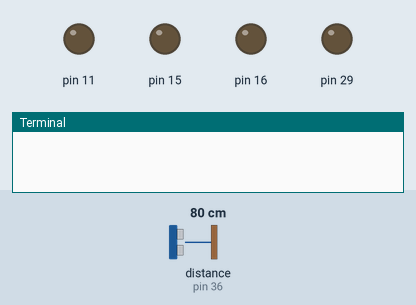
Recording of a program running on a simulated Raspberry Pi (header pin numbers). On the bench: output pins drawn as LEDs (lit = HIGH), the last lines printed to the terminal. The test bench sets the inputs (shaded band); at power-on: distance to the obstacle (sensor on pin 36) 80 cm. The echo pulse lasts 58.3 µs per cm; the clock reads 2024-03-15 10:24:30 at power-on unless the program sets it; pins used as bus, display or sensor lines are not drawn.

Above: at 0.05 s.
At 5.0 s:
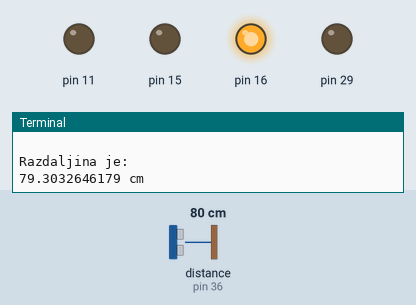
5.1 s: distance to the obstacle (sensor on pin 36) set to 2 cm
At 6.3 s:
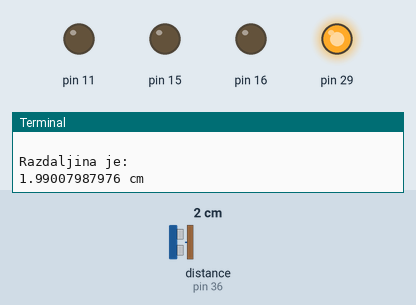
Timing chart, 0 to 8.1 s (numbered marks = the images above; inputs shaded):
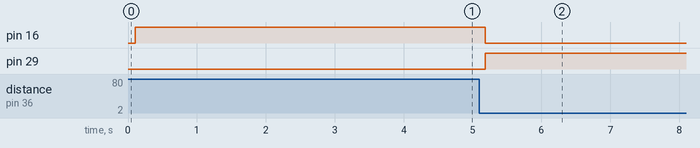

Measured:
- after the input at 5.1 s, pin 16: HIGH → LOW after 0.08 s; pin 29: LOW → HIGH after 0.08 s

The program:

razdaljinaLampice.py
```python
import RPi.GPIO as GPIO
import time

GPIO.setmode(GPIO.BOARD)

TRIG=7 #definisem na kom GPIO-u su TRIG i ECHO
ECHO=36

GPIO.setup(TRIG,GPIO.OUT)  #definisem TRIG kao ulaz
GPIO.setup(ECHO,GPIO.IN)   #definisem ECHo kao ulaz
GPIO.setup(29,GPIO.OUT)
GPIO.setup(11,GPIO.OUT)
GPIO.setup(15,GPIO.OUT)
GPIO.setup(16,GPIO.OUT)

i=1

while i>0:
        GPIO.output(TRIG,0)  #TRIG-u dajem vrednost 0

        time.sleep(0.1)

        print "Merenje je pocelo!"

        GPIO.output(TRIG,1) #TRIG-u dajem vrednost 0
        time.sleep(0.00001)
        GPIO.output(TRIG,0) #TRIG-u dajem vrednost 1 kada pocinje rmitovanje signala sa predajnika

        while GPIO.input(ECHO)==0:
            pass
        start= time.time() #ocitava vreme

        while GPIO.input(ECHO)==1:
            pass
        stop=time.time() #ocitava vreme

        print ""
        print "Razdaljina je:"

        print (stop-start)*17000 ,"cm"

        if ((stop-start)*17000)<10:
            GPIO.output(29,True)
            GPIO.output(11,False)
            GPIO.output(15,False)
            GPIO.output(16,False)
        elif ((stop-start)*17000)<20:
            GPIO.output(11,True)
            GPIO.output(29,False)
            GPIO.output(15,False)
            GPIO.output(16,False)
        elif((stop-start)*17000)<30:
            GPIO.output(15,True)
            GPIO.output(29,False)
            GPIO.output(11,False)
            GPIO.output(16,False)
        else:
            GPIO.output(16,True)
            GPIO.output(29,False)
            GPIO.output(11,False)
            GPIO.output(15,False)

GPIO.cleanup()
```
